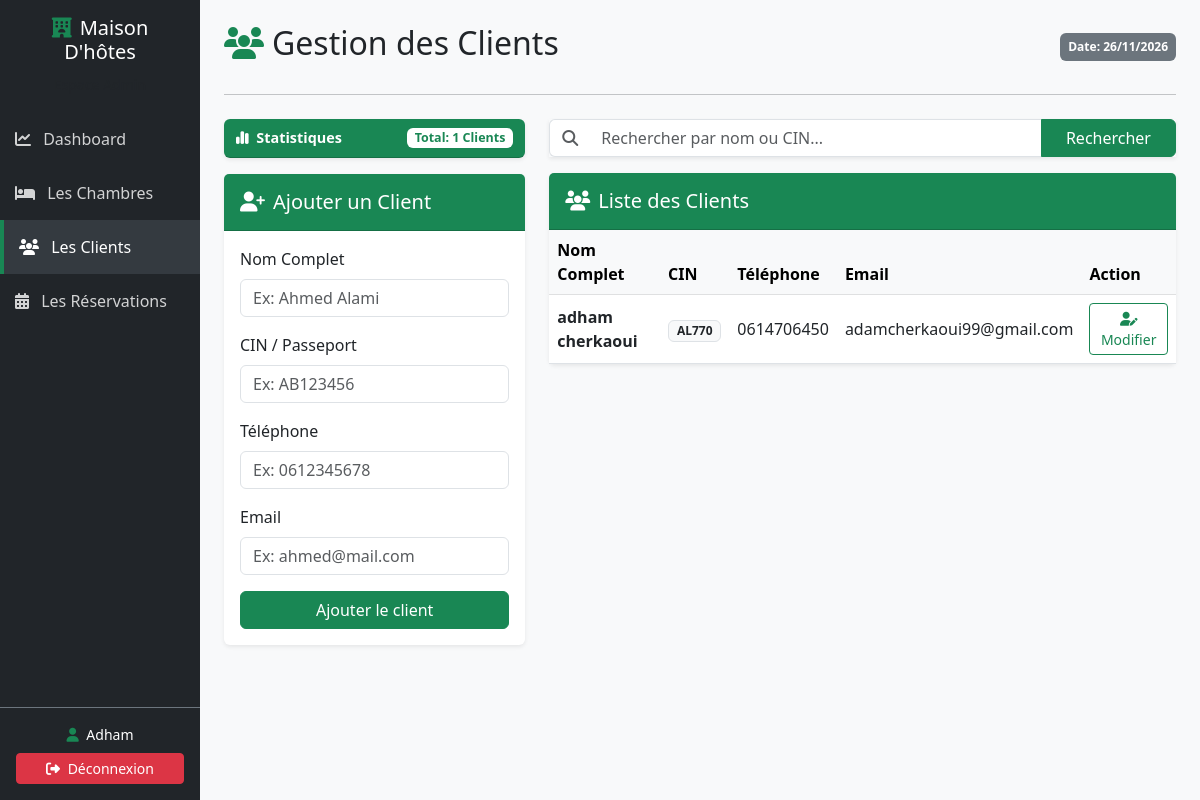
Screenshot of /pages/clients.php (signed in) with the database file from the repository.
### tables this page shows
CREATE TABLE `clients` (
  `id_client` int(11) NOT NULL,
  `nom_complet` varchar(100) NOT NULL,
  `cin` varchar(20) NOT NULL,
  `telephone` varchar(20) NOT NULL,
  `email` varchar(100) DEFAULT NULL
);

### Client.php (called while the page is built, shortened)
<?php
class Client {
    private $conn;
    private $table_name = "clients";
    public function __construct($db) {
        $this->conn = $db;
    }
    public function readAll() {
        $query = "SELECT * FROM " . $this->table_name . " ORDER BY nom_complet ASC";
        $stmt = $this->conn->prepare($query);
        $stmt->execute();
        return $stmt;
    }
}
?>

### pages/clients.php (the view, shortened to what this page needs)
<?php
require_once '../Client.php';
$database = new Database();
$db = $database->getConnection();
$clientObj = new Client($db);
$search = isset($_GET['search']) ? trim($_GET['search']) : "";
if (!empty($search)) {
    $query = "SELECT * FROM clients WHERE
              nom_complet LIKE :search OR
              cin LIKE :search
              ORDER BY id_client DESC";
    $stmt = $db->prepare($query);
    $search_param = "%" . $search . "%";
    $stmt->bindParam(':search', $search_param);
    $stmt->execute();
} else {
    $stmt = $clientObj->readAll();
}
$total_clients = $stmt->rowCount();
?>
<!DOCTYPE html>
<html lang="fr">
<head>
    <link href="https://cdn.jsdelivr.net/npm/bootstrap@5.3.0/dist/css/bootstrap.min.css" rel="stylesheet">
    <link href="https://cdnjs.cloudflare.com/ajax/libs/font-awesome/6.4.0/css/all.min.css" rel="stylesheet">
</head>
<body>
<div class="container-fluid">
    <div class="row">
        <div class="col-md-3 col-lg-2 sidebar p-0 d-flex flex-column">
            <div class="p-3 text-center bg-dark">
                <h5><i class="fa-solid fa-hotel me-2 text-success"></i>Maison D'hôtes</h5>
                <small class="text-muted">Espace Admin</small>
            </div>
            <div class="flex-grow-1">
                <a href="../index.php"><i class="fa-solid fa-chart-line me-2"></i> Dashboard</a>
                <a href="chambres.php"><i class="fa-solid fa-bed me-2"></i> Les Chambres</a>
                <a href="clients.php" class="active"><i class="fa-solid fa-users me-2"></i> Les Clients</a>
                <a href="reservations.php"><i class="fa-solid fa-calendar-days me-2"></i> Les Réservations</a>
            </div>
            <div class="p-3 border-top border-secondary text-center">
                <small class="d-block mb-2"><i class="fa-solid fa-user me-1 text-success"></i> <?php echo $_SESSION['nom']; ?></small>
                <a href="../logout.php" class="btn btn-sm btn-danger w-100 py-1 text-white"><i class="fa-solid fa-right-from-bracket me-1"></i> Déconnexion</a>
            </div>
        </div>
        <div class="col-md-9 col-lg-10 p-4">
            <div class="d-flex justify-content-between align-items-center mb-4">
                <h2><i class="fa-solid fa-users me-2 text-success"></i>Gestion des Clients</h2>
                <span class="badge bg-secondary p-2">Date: <?php echo date('d/m/2026'); ?></span>
            </div>
            <hr>
            <div class="row mt-4 align-grid">
                <div class="col-lg-4 mb-4">
                    <div class="card shadow-sm border-0 mb-3">
                        <div class="card-header bg-success text-white mini-stat-card d-flex justify-content-between align-items-center rounded">
                            <span class="fw-bold" style="font-size: 0.9rem;"><i class="fa-solid fa-chart-simple me-1"></i> Statistiques</span>
                            <span class="badge bg-white text-success fw-bold" style="font-size: 0.78rem; padding: 4px 8px;">
                                Total: <?php echo $total_clients; ?> Clients
                            </span>
                        </div>
                    </div>
                    <div class="card shadow-sm border-0">
                        <div class="card-header bg-success text-white py-3">
                            <h5 class="mb-0"><i class="fa-solid fa-user-plus me-2"></i>Ajouter un Client</h5>
                        </div>
                        <div class="card-body">
                            <form method="POST" action="">
                                <div class="mb-3">
                                    <label class="form-label">Nom Complet</label>
                                    <input type="text" name="nom_complet" class="form-control" required placeholder="Ex: Ahmed Alami">
                                </div>
                                <div class="mb-3">
                                    <label class="form-label">CIN / Passeport</label>
                                    <input type="text" name="cin" class="form-control" required placeholder="Ex: AB123456">
                                </div>
                                <div class="mb-3">
                                    <label class="form-label">Téléphone</label>
                                    <input type="tel" name="telephone" class="form-control" required placeholder="Ex: 0612345678">
                                </div>
                                <div class="mb-3">
                                    <label class="form-label">Email</label>
                                    <input type="email" name="email" class="form-control" placeholder="Ex: ahmed@mail.com">
                                </div>
                                <button type="submit" name="ajouter_client" class="btn btn-success w-100">Ajouter le client</button>
                            </form>
                        </div>
                    </div>
                </div>
                <div class="col-lg-8">
                    <div class="mb-3">
                        <form method="GET" action="">
                            <div class="input-group shadow-sm">
                                <span class="input-group-text bg-white border-end-0 text-muted">
                                    <i class="fa-solid fa-magnifying-glass"></i>
                                </span>
                                <input type="text" name="search" class="form-control border-start-0"
                                       placeholder="Rechercher par nom ou CIN..."
                                       value="<?php echo htmlspecialchars($search); ?>">
                                <button type="submit" class="btn btn-success px-4">Rechercher</button>
                            </div>
                        </form>
                    </div>
                    <div class="card shadow-sm border-0">
                        <div class="card-header bg-success text-white py-3 d-flex justify-content-between align-items-center">
                            <h5 class="mb-0"><i class="fa-solid fa-users me-2"></i>Liste des Clients</h5>
                        </div>
                        <div class="card-body p-0">
                            <div class="table-responsive">
                                <table class="table table-hover mb-0 align-middle">
                                    <thead class="table-light">
                                        <tr>
                                            <th>Nom Complet</th>
                                            <th>CIN</th>
                                            <th>Téléphone</th>
                                            <th>Email</th>
                                            <th>Action</th>
                                        </tr>
                                    </thead>
                                    <tbody>
                                        <?php if($total_clients > 0): ?>
                                            <?php while ($row = $stmt->fetch(PDO::FETCH_ASSOC)): ?>
                                                <tr>
                                                    <td><strong><?php echo $row['nom_complet']; ?></strong></td>
                                                    <td><span class="badge bg-light text-dark border"><?php echo $row['cin']; ?></span></td>
                                                    <td><?php echo $row['telephone']; ?></td>
                                                    <td><?php echo $row['email'] ? $row['email'] : '---'; ?></td>
                                                    <td>
                                                        <button class="btn btn-sm btn-outline-success"
                                                                data-bs-toggle="modal"
                                                                data-bs-target="#editClientModal<?php echo $row['id_client']; ?>">
                                                            <i class="fa-solid fa-user-pen"></i> Modifier
                                                        </button>
                                                    </td>
                                                </tr>
                                            <?php endwhile; ?>
                                        <?php endif; ?>
                                    </tbody>
                                </table>
                            </div>
                        </div>
                    </div>
                </div>
            </div>
        </div>
    </div>
</div>
</body>
</html>

### pages/clients.php (style rules this page uses)
body { background-color: #f8f9fa; }
.sidebar { min-height: 100vh; background-color: #212529; color: white; }
.sidebar a { color: rgba(255,255,255,0.8); text-decoration: none; display: block; padding: 15px; }
.sidebar a.active { background-color: #343a40; color: white; border-left: 4px solid #198754; }
.align-grid { align-items: flex-start; }
.mini-stat-card { padding: 8px 12px !important; }

### rows the page displays
clients: nom_complet "adham cherkaoui", cin "AL770", telephone "0614706450", email "adamcherkaoui99@gmail.com"

### other values shown
$_SESSION['nom'] "Adham"
$total_clients "1"
